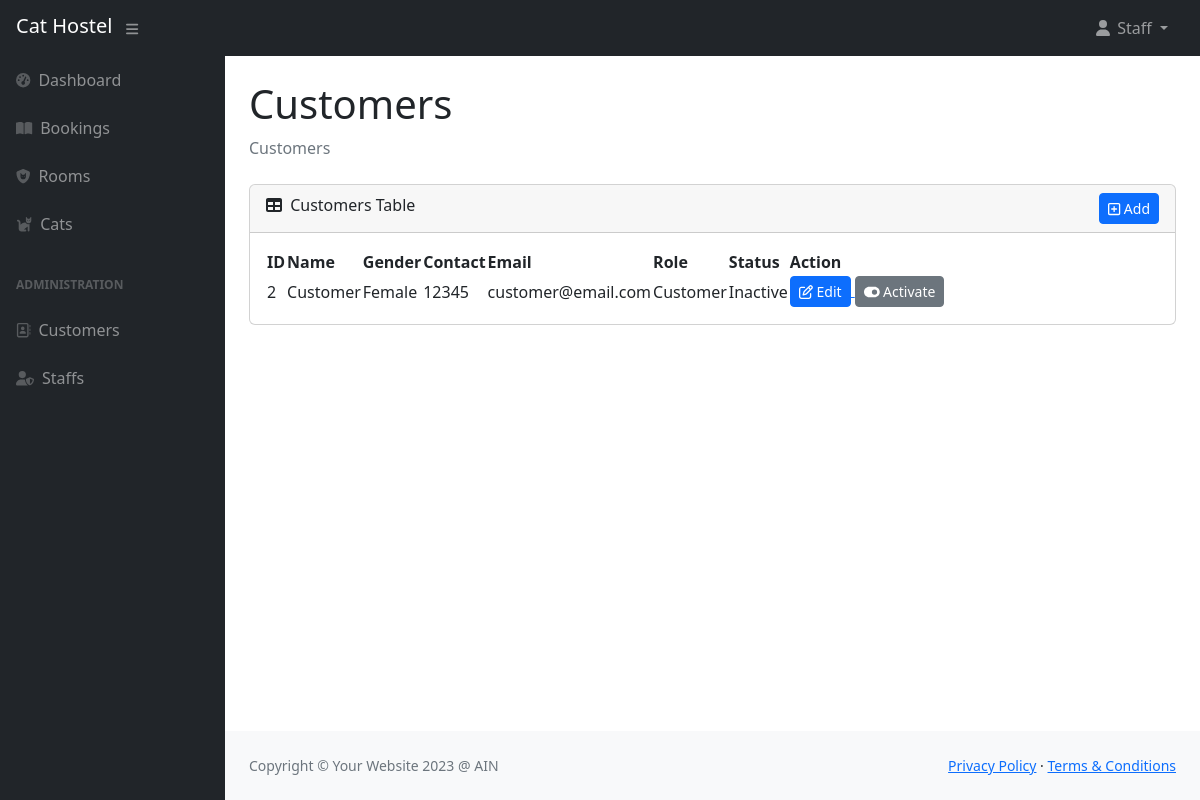
Page /customers.php (signed in) on the committed database.
### tables this page shows
CREATE TABLE `user` (
  `user_id` int NOT NULL,
  `user_name` varchar(100) NOT NULL,
  `user_gender` varchar(10) NOT NULL,
  `user_contact` varchar(15) NOT NULL,
  `user_email` varchar(50) NOT NULL,
  `user_password` varchar(100) NOT NULL,
  `user_role` varchar(10) NOT NULL,
  `user_active` tinyint(1) NOT NULL
);

### customers.php (the view)
<?php
include 'layout/user/header_user.php';
$sql = "SELECT * FROM user WHERE user_role='Customer'";
$result = mysqli_query($conn, $sql);
?>
<div id="layoutSidenav_content">
  <main>
    <div class="container-fluid px-4">
      <h1 class="mt-4">Customers</h1>
      <ol class="breadcrumb mb-4">
        <li class="breadcrumb-item active">Customers</li>
      </ol>
      <?php
      if (mysqli_num_rows($result) == 0) {
      ?>
        <div class="row justify-content-center">
          <div class="col-lg-6">
            <div class="text-center mt-4">
              <img class="mb-4 img-error" src="assets/img/error-404-monochrome.svg" />
              <p class="lead">Looks like there is no customers registered.</p>
              <a href="/8ag1/customers_add.php">
                <i class="fa-regular fa-square-plus"></i>
                Add a customer
              </a>
            </div>
          </div>
        </div>
      <?php
      } else {
      ?>
        <div class="card mb-4">
          <div class="card-header">
            <div class="d-flex justify-content-between">
              <span><i class="fas fa-table me-1"></i>
                Customers Table</span>
              <a href="/8ag1/customers_add.php">
                <button type="button" class="btn btn-primary btn-sm">
                  <i class="fa-regular fa-square-plus"></i>
                  Add
                </button>
              </a>
            </div>
          </div>
          <div class="card-body">
            <table id="datatablesSimple">
              <thead>
                <tr>
                  <th>ID</th>
                  <th>Name</th>
                  <th>Gender</th>
                  <th>Contact</th>
                  <th>Email</th>
                  <th>Role</th>
                  <th>Status</th>
                  <th>Action</th>
                </tr>
              </thead>
              <tbody>
                <?php
                while ($row = mysqli_fetch_array($result)) {
                ?>
                  <tr>
                    <td><?php echo $row["user_id"] ?></td>
                    <td><?php echo ucwords($row["user_name"]) ?></td>
                    <td><?php echo $row["user_gender"] ?></td>
                    <td><?php echo $row["user_contact"] ?></td>
                    <td><?php echo $row["user_email"] ?></td>
                    <td><?php echo $row["user_role"] ?></td>
                    <td>
                      <?php
                      if ($row["user_active"] == true) {
                        echo 'Active';
                      } else {
                        echo 'Inactive';
                      }
                      ?>
                    </td>
                    <td>
                      <a href="/8ag1/customers_edit.php?user_id=<?php echo $row["user_id"] ?>">
                        <button type="button" class="btn btn-primary btn-sm">
                          <i class="fa-regular fa-pen-to-square"></i>
                          Edit
                        </button>
                      </a>
                      <?php
                      if ($row["user_active"] == true) {
                      ?>
                        <a href="/8ag1/customers_deactivate.php?user_id=<?php echo $row["user_id"] ?>">
                          <button type="button" class="btn btn-danger btn-sm">
                            <i class="fa-solid fa-toggle-off"></i>
                            Deactivate
                          </button>
                        </a>
                      <?php
                      } else {
                      ?>
                        <a href="/8ag1/customers_activate.php?user_id=<?php echo $row["user_id"] ?>">
                          <button type="button" class="btn btn-secondary btn-sm">
                            <i class="fa-solid fa-toggle-on"></i>
                            Activate
                          </button>
                        </a>
                      <?php
                      }
                      ?>
                    </td>
                  </tr>
                <?php
                }
                ?>
              </tbody>
            </table>
          </div>
        </div>
      <?php
      }
      ?>
    </div>
  </main>
  <?php
  include 'layout/user/footer_user.php';
  ?>

### rows in the picture
user: user_id "2", user_name "Customer", user_gender "Female", user_contact "12345", user_email "customer@email.com", user_role "Customer", user_active "Inactive"

### other values in the picture
$_SESSION["user_name"] "Staff"
